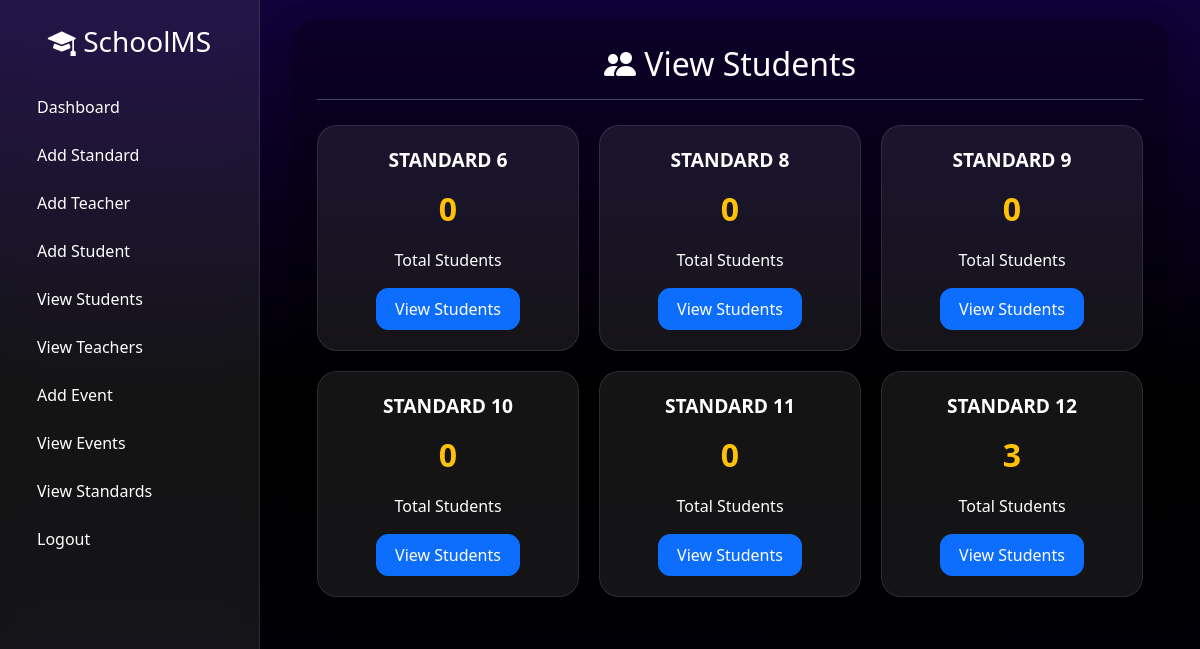
The page /view-students/ (signed in) on the database its author committed.
### administration/models.py (models this page shows, shortened)
class Standard(models.Model):
    standard_name = models.CharField(max_length=50)

### administration/views.py (the view)
def view_students(request):
    if not request.session.get("admin_logged_in"):
        messages.error(request, "Please login first")
        return redirect("admin_login")
    standards = sorted(
        Standard.objects.all(), key=lambda x: int(x.standard_name.split()[-1])
    )
    standard_data = []
    for standard in standards:
        count = Student.objects.filter(standard=standard.standard_name).count()
        standard_data.append({"standard": standard, "count": count})
    return render(request, "view_students.html", {"standard_data": standard_data})

### administration/templates/view_students.html (shortened to what this page needs)
{% extends 'admin_dashboard.html' %}
{% block content %}
  <div class="main-content">
    <div class="container-fluid">
      <div class="form-card">
        <h2 class="text-center">
          <i class="bi bi-people-fill"></i>
          View Students
        </h2>
        <hr />
        <div class="standard-grid">
          {% for item in standard_data %}
            <div class="standard-card">
              <div class="standard-name">{{ item.standard.standard_name }}</div>
              <div class="student-count">{{ item.count }}</div>
              <p>Total Students</p>
              <a href="{% url 'view_students_by_standard' item.standard.standard_name %}" class="btn btn-primary view-btn">View Students</a>
            </div>
          {% empty %}
            <div class="text-center">
              <h5>No Standards Found</h5>
            </div>
          {% endfor %}
        </div>
      </div>
    </div>
  </div>
{% endblock %}

### administration/templates/admin_dashboard.html (style rules this page uses)
body { background: linear-gradient(180deg, #12013a, #000000, #01000b); min-height: 100vh; color: white; font-family: 'Segoe UI', sans-serif; }
.main-content { margin-left: 260px; padding: 30px; }

### administration/templates/view_students.html (style rules this page uses)
.main-content { padding: 20px; }
.form-card { background: rgba(0, 0, 0, 0.25); backdrop-filter: blur(15px); border-radius: 25px; padding: 25px; color: #fff; box-shadow: 0 10px 30px rgba(0, 0, 0, 0.3); }
.standard-grid { display: grid; grid-template-columns: repeat(auto-fit, minmax(260px, 1fr)); gap: 20px; margin-top: 25px; }
.standard-card { background: rgba(255, 255, 255, 0.08); border-radius: 20px; padding: 20px; text-align: center; transition: 0.3s ease; border: 1px solid rgba(255, 255, 255, 0.1); }
.standard-name { font-size: 1.2rem; font-weight: 600; margin-bottom: 10px; }
.student-count { font-size: 2rem; font-weight: bold; color: #ffc107; margin-bottom: 15px; }
.view-btn { border-radius: 12px; padding: 8px 18px; font-weight: 500; }

### rows shown on the page
Standard: standard.standard_name "STANDARD 6", count "0"
Standard: standard.standard_name "STANDARD 8", count "0"
Standard: standard.standard_name "STANDARD 9", count "0"
Standard: standard.standard_name "STANDARD 10", count "0"
Standard: standard.standard_name "STANDARD 11", count "0"
Standard: standard.standard_name "STANDARD 12", count "3"
